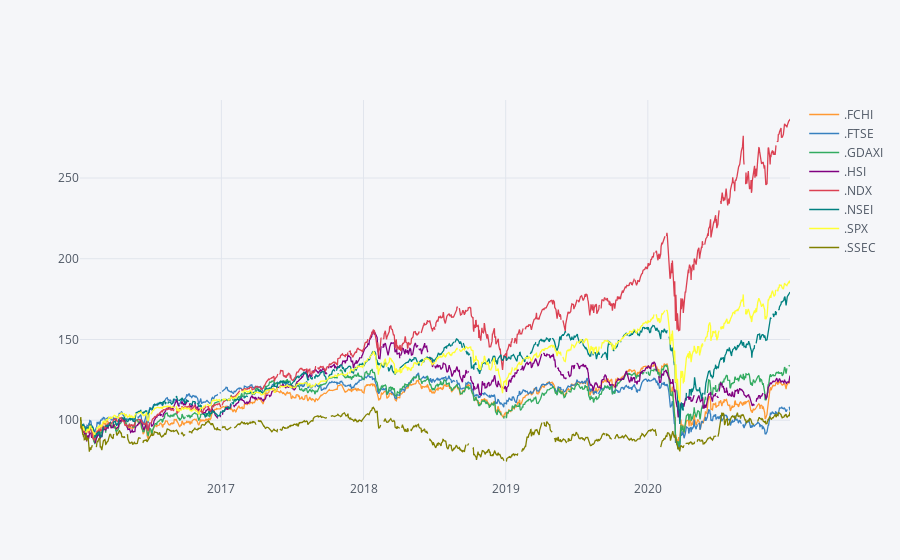

Notebook code for this chart:
### Code cell
raw.normalize().iplot()

### Figure 1 — Plotly figure (JSON) as saved in the notebook; plotly's stock layout.template omitted (floating-point values rounded to 4 significant figures; data arrays with more than 128 entries replaced by an {"elided": "..."} marker saying what was removed)
{"data": [{"line": {"color": "rgba(255, 153, 51, 1.0)", "dash": "solid", "shape": "linear", "width": 1.3}, "mode": "lines", "name": ".FCHI", "text": "", "type": "scatter", "x": {"elided": "1279 str values"}, "y": {"elided": "1279 float values"}}, {"line": {"color": "rgba(55, 128, 191, 1.0)", "dash": "solid", "shape": "linear", "width": 1.3}, "mode": "lines", "name": ".FTSE", "text": "", "type": "scatter", "x": {"elided": "1279 str values"}, "y": {"elided": "1279 mixed values"}}, {"line": {"color": "rgba(50, 171, 96, 1.0)", "dash": "solid", "shape": "linear", "width": 1.3}, "mode": "lines", "name": ".GDAXI", "text": "", "type": "scatter", "x": {"elided": "1279 str values"}, "y": {"elided": "1279 mixed values"}}, {"line": {"color": "rgba(128, 0, 128, 1.0)", "dash": "solid", "shape": "linear", "width": 1.3}, "mode": "lines", "name": ".HSI", "text": "", "type": "scatter", "x": {"elided": "1279 str values"}, "y": {"elided": "1279 mixed values"}}, {"line": {"color": "rgba(219, 64, 82, 1.0)", "dash": "solid", "shape": "linear", "width": 1.3}, "mode": "lines", "name": ".NDX", "text": "", "type": "scatter", "x": {"elided": "1279 str values"}, "y": {"elided": "1279 mixed values"}}, {"line": {"color": "rgba(0, 128, 128, 1.0)", "dash": "solid", "shape": "linear", "width": 1.3}, "mode": "lines", "name": ".NSEI", "text": "", "type": "scatter", "x": {"elided": "1279 str values"}, "y": {"elided": "1279 mixed values"}}, {"line": {"color": "rgba(255, 255, 51, 1.0)", "dash": "solid", "shape": "linear", "width": 1.3}, "mode": "lines", "name": ".SPX", "text": "", "type": "scatter", "x": {"elided": "1279 str values"}, "y": {"elided": "1279 mixed values"}}, {"line": {"color": "rgba(128, 128, 0, 1.0)", "dash": "solid", "shape": "linear", "width": 1.3}, "mode": "lines", "name": ".SSEC", "text": "", "type": "scatter", "x": {"elided": "1279 str values"}, "y": {"elided": "1279 mixed values"}}], "layout": {"legend": {"bgcolor": "#F5F6F9", "font": {"color": "#4D5663"}}, "paper_bgcolor": "#F5F6F9", "plot_bgcolor": "#F5F6F9", "title": {"font": {"color": "#4D5663"}}, "xaxis": {"gridcolor": "#E1E5ED", "showgrid": true, "tickfont": {"color": "#4D5663"}, "title": {"font": {"color": "#4D5663"}, "text": ""}, "zerolinecolor": "#E1E5ED"}, "yaxis": {"gridcolor": "#E1E5ED", "showgrid": true, "tickfont": {"color": "#4D5663"}, "title": {"font": {"color": "#4D5663"}, "text": ""}, "zerolinecolor": "#E1E5ED"}}}
